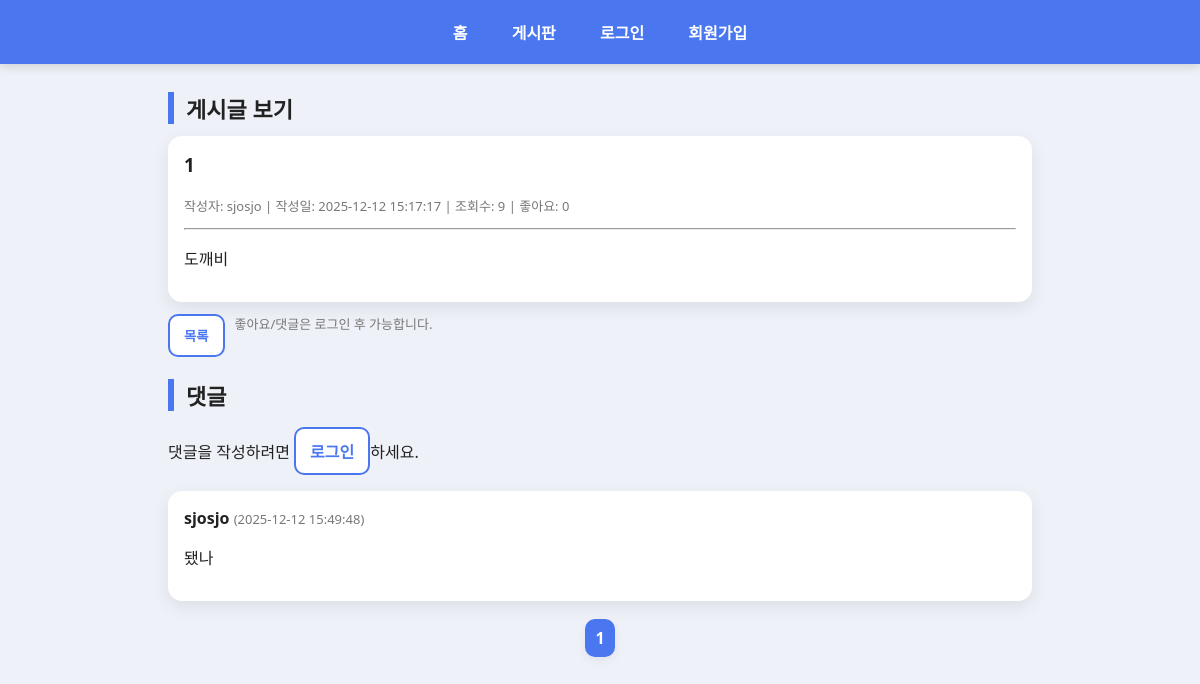
/board_view.php?id=4, run on the app's committed database.
### tables this page shows
CREATE TABLE `board` (
  `id` int(11) NOT NULL,
  `username` varchar(50) NOT NULL,
  `title` varchar(200) NOT NULL,
  `content` text NOT NULL,
  `regdate` datetime DEFAULT current_timestamp(),
  `views` int(11) NOT NULL DEFAULT 0,
  `filename` varchar(255) DEFAULT NULL,
  `filepath` varchar(255) DEFAULT NULL,
  `is_hidden` tinyint(4) DEFAULT 0
);

CREATE TABLE `comments` (
  `id` int(11) NOT NULL,
  `board_id` int(11) NOT NULL,
  `username` varchar(50) NOT NULL,
  `content` text NOT NULL,
  `regdate` datetime DEFAULT current_timestamp()
);

### board_view.php (the view, shortened to what this page needs)
<?php
$id = intval($_GET["id"] ?? 0);
mysqli_query($conn, "UPDATE board SET views = views + 1 WHERE id=$id");
$rst = mysqli_query($conn, "SELECT * FROM board WHERE id=$id");
$post = mysqli_fetch_assoc($rst);
$likeCntRst = mysqli_query($conn, "SELECT COUNT(*) AS cnt FROM likes WHERE board_id=$id");
$likeCnt = (int)mysqli_fetch_assoc($likeCntRst)['cnt'];
$liked = false;
$commentPerPage = 5;
$cpage = isset($_GET['cpage']) ? intval($_GET['cpage']) : 1;
$cstart = ($cpage - 1) * $commentPerPage;
$ctotalRst = mysqli_query($conn, "SELECT COUNT(*) AS cnt FROM comments WHERE board_id=$id");
$ctotal = (int)mysqli_fetch_assoc($ctotalRst)['cnt'];
$ctotalPages = max(1, (int)ceil($ctotal / $commentPerPage));
$crst = mysqli_query($conn, "SELECT * FROM comments WHERE board_id=$id ORDER BY id ASC LIMIT $cstart, $commentPerPage");
?>
<!DOCTYPE html>
<html>
<head>
<link rel="stylesheet" href="css/style.css">
</head>
<body>
<div class="navbar">
  <a href="index.php">홈</a>
  <a href="board.php">게시판</a>
  <?php if(isset($_SESSION['username'])) { ?>
    <a href="mypage.php">마이페이지</a>
    <?php if(isset($_SESSION['role']) && $_SESSION['role']==='admin'){ ?>
      <a class="admin-link" href="admin/admin_dashboard.php">관리자</a>
    <?php } ?>
    <a href="logout.php">로그아웃(<?= htmlspecialchars($_SESSION['username']) ?>)</a>
  <?php } else { ?>
    <a href="login.php">로그인</a>
    <a href="signup.php">회원가입</a>
  <?php } ?>
</div>
<div class="container">
  <h2>게시글 보기</h2>
  <div class="guest-item">
    <h3 style="margin-top:0;"><?= htmlspecialchars($post['title']) ?></h3>
    <p class="meta">
      작성자: <?= htmlspecialchars($post['username']) ?> |
      작성일: <?= htmlspecialchars($post['regdate']) ?> |
      조회수: <?= (int)$post['views'] ?> |
      좋아요: <?= $likeCnt ?>
    </p>
    <hr>
    <p><?= nl2br(htmlspecialchars($post['content'])) ?></p>
  </div>
  <div style="display:flex; gap:10px; flex-wrap:wrap; margin-top:10px;">
    <a href="board.php"><button class="btn-outline btn">목록</button></a>
    <?php if(isset($_SESSION["username"])){ ?>
      <a href="like_toggle.php?board_id=<?= $post['id'] ?>" class="btn <?= $liked ? 'btn-outline' : '' ?>">
        <?= $liked ? '좋아요 취소' : '좋아요' ?>
      </a>
    <?php } else { ?>
      <span class="meta">좋아요/댓글은 로그인 후 가능합니다.</span>
    <?php } ?>
  </div>
  <h2 style="margin-top:22px;">댓글</h2>
  <?php if(isset($_SESSION["username"])){ ?>
    <form action="comment_insert.php" method="post">
      <input type="hidden" name="board_id" value="<?= $post['id'] ?>">
      <label>댓글 내용</label>
      <textarea name="content" rows="3" required></textarea>
      <button type="submit">댓글 등록</button>
    </form>
  <?php } else { ?>
    <p>댓글을 작성하려면 <a class="btn btn-outline" href="login.php">로그인</a>하세요.</p>
  <?php } ?>
  <?php while($c = mysqli_fetch_assoc($crst)){ ?>
    <div class="guest-item">
      <b><?= htmlspecialchars($c['username']) ?></b>
      <span class="meta">(<?= htmlspecialchars($c['regdate']) ?>)</span>
      <p><?= nl2br(htmlspecialchars($c['content'])) ?></p>
    </div>
  <?php } ?>
  <div class="pagination">
    <?php for($i=1; $i<=$ctotalPages; $i++){
      if($i == $cpage) echo "<span class='active'>$i</span>";
      else echo "<a href='board_view.php?id=$id&cpage=$i'>$i</a>";
    } ?>
  </div>
</div>
</body>
</html>

### css/style.css (style rules this page uses)
* { box-sizing: border-box; }
body { margin:0; font-family: 'Segoe UI', Arial, sans-serif; background:#eef1f7; color:#222; }
a { color:inherit; text-decoration:none; }
.container { width:100%; max-width:900px; margin:28px auto; padding:0 18px; }
.navbar { background:#4a76f0; padding:14px 0; text-align:center; box-shadow:0 2px 10px rgba(0,0,0,.15); position:sticky; top:0; z-index:10; }
.navbar a { display:inline-block; margin:0 10px; color:#fff; font-weight:700; font-size:16px; padding:6px 10px; border-radius:10px; }
h2 { margin:18px 0 12px; font-size:22px; border-left:6px solid #4a76f0; padding-left:12px; }
.card, .guest-item, form, .hero, .stat-box, .panel { background:#fff; border-radius:14px; box-shadow:0 6px 18px rgba(0,0,0,.08); }
button, .btn { display:inline-block; border:0; background:#4a76f0; color:#fff; padding:10px 14px; border-radius:10px; font-weight:800; cursor:pointer; transition:.2s; }
.btn-outline { background:#fff; color:#4a76f0; border:2px solid #4a76f0; }
.guest-item { padding:16px; margin:12px 0; }
.meta { color:#777; font-size:13px; }
.pagination { text-align:center; margin:18px 0; }
.pagination a, .pagination span { display:inline-block; padding:8px 10px; margin:0 3px; border-radius:10px; background:#fff; box-shadow:0 4px 10px rgba(0,0,0,.06); }
.pagination .active { background:#4a76f0; color:#fff; font-weight:900; }

### data on the page
board: title "1", username "sjosjo", regdate "2025-12-12 15:17:17", views "9", content "도깨비"
comments: username "sjosjo", regdate "2025-12-12 15:49:48", content "됐나"

### other printed values
$likeCnt "0"
